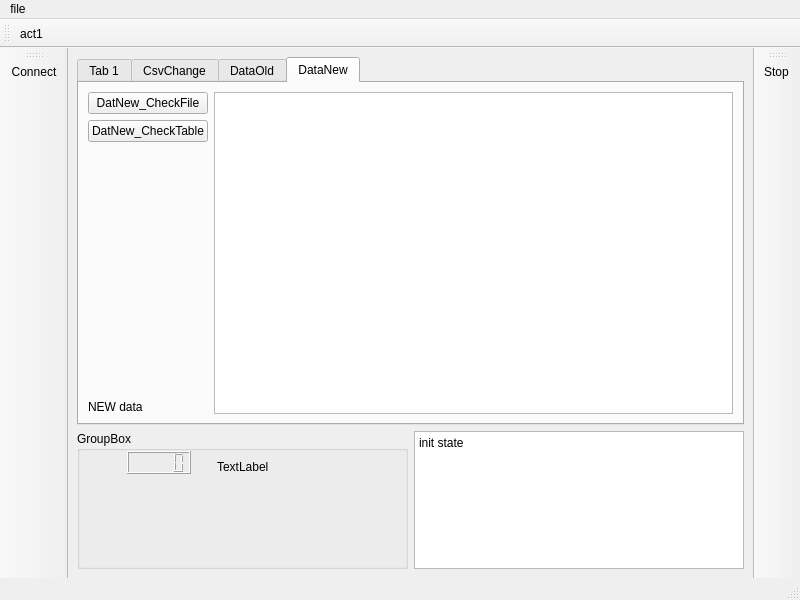
<?xml version="1.0" encoding="UTF-8"?>
<ui version="4.0">
 <class>MainWindow</class>
 <widget class="QMainWindow" name="MainWindow">
  <property name="geometry">
   <rect>
    <x>0</x>
    <y>0</y>
    <width>800</width>
    <height>600</height>
   </rect>
  </property>
  <property name="windowTitle">
   <string>MainWindow</string>
  </property>
  <widget class="QWidget" name="centralwidget">
   <property name="sizePolicy">
    <sizepolicy hsizetype="Preferred" vsizetype="Preferred">
     <horstretch>11</horstretch>
     <verstretch>11</verstretch>
    </sizepolicy>
   </property>
   <property name="minimumSize">
    <size>
     <width>11</width>
     <height>11</height>
    </size>
   </property>
   <layout class="QGridLayout" name="gridLayout_4">
    <item row="1" column="0">
     <layout class="QGridLayout" name="gridLayout_3" rowstretch="0" columnstretch="0,0">
      <property name="sizeConstraint">
       <enum>QLayout::SetFixedSize</enum>
      </property>
      <property name="topMargin">
       <number>0</number>
      </property>
      <property name="bottomMargin">
       <number>0</number>
      </property>
      <property name="verticalSpacing">
       <number>4</number>
      </property>
      <item row="0" column="1">
       <widget class="QTextEdit" name="textEdit">
        <property name="sizePolicy">
         <sizepolicy hsizetype="Expanding" vsizetype="Minimum">
          <horstretch>0</horstretch>
          <verstretch>0</verstretch>
         </sizepolicy>
        </property>
        <property name="minimumSize">
         <size>
          <width>6</width>
          <height>50</height>
         </size>
        </property>
        <property name="maximumSize">
         <size>
          <width>16777215</width>
          <height>150</height>
         </size>
        </property>
        <property name="html">
         <string>&lt;!DOCTYPE HTML PUBLIC &quot;-//W3C//DTD HTML 4.0//EN&quot; &quot;http://www.w3.org/TR/REC-html40/strict.dtd&quot;&gt;
&lt;html&gt;&lt;head&gt;&lt;meta name=&quot;qrichtext&quot; content=&quot;1&quot; /&gt;&lt;style type=&quot;text/css&quot;&gt;
p, li { white-space: pre-wrap; }
&lt;/style&gt;&lt;/head&gt;&lt;body style=&quot; font-family:'SimSun'; font-size:9pt; font-weight:400; font-style:normal;&quot;&gt;
&lt;p style=&quot; margin-top:0px; margin-bottom:0px; margin-left:0px; margin-right:0px; -qt-block-indent:0; text-indent:0px;&quot;&gt;init state&lt;/p&gt;&lt;/body&gt;&lt;/html&gt;</string>
        </property>
       </widget>
      </item>
      <item row="0" column="0">
       <widget class="QGroupBox" name="groupBox">
        <property name="sizePolicy">
         <sizepolicy hsizetype="MinimumExpanding" vsizetype="MinimumExpanding">
          <horstretch>0</horstretch>
          <verstretch>0</verstretch>
         </sizepolicy>
        </property>
        <property name="minimumSize">
         <size>
          <width>100</width>
          <height>50</height>
         </size>
        </property>
        <property name="maximumSize">
         <size>
          <width>450</width>
          <height>200</height>
         </size>
        </property>
        <property name="title">
         <string>GroupBox</string>
        </property>
        <widget class="QLCDNumber" name="lcdNumber">
         <property name="geometry">
          <rect>
           <x>50</x>
           <y>20</y>
           <width>64</width>
           <height>23</height>
          </rect>
         </property>
        </widget>
        <widget class="QLabel" name="label">
         <property name="geometry">
          <rect>
           <x>140</x>
           <y>30</y>
           <width>54</width>
           <height>12</height>
          </rect>
         </property>
         <property name="text">
          <string>TextLabel</string>
         </property>
        </widget>
       </widget>
      </item>
     </layout>
    </item>
    <item row="0" column="0">
     <layout class="QGridLayout" name="gridLayout_2">
      <property name="leftMargin">
       <number>0</number>
      </property>
      <property name="topMargin">
       <number>0</number>
      </property>
      <property name="verticalSpacing">
       <number>30</number>
      </property>
      <item row="0" column="0" rowspan="2">
       <widget class="QTabWidget" name="tabWidget">
        <property name="sizePolicy">
         <sizepolicy hsizetype="Expanding" vsizetype="Expanding">
          <horstretch>0</horstretch>
          <verstretch>0</verstretch>
         </sizepolicy>
        </property>
        <property name="minimumSize">
         <size>
          <width>0</width>
          <height>100</height>
         </size>
        </property>
        <property name="currentIndex">
         <number>3</number>
        </property>
        <widget class="QWidget" name="tab1_Rsv">
         <property name="sizePolicy">
          <sizepolicy hsizetype="Expanding" vsizetype="Expanding">
           <horstretch>0</horstretch>
           <verstretch>0</verstretch>
          </sizepolicy>
         </property>
         <property name="minimumSize">
          <size>
           <width>0</width>
           <height>350</height>
          </size>
         </property>
         <attribute name="title">
          <string>Tab 1</string>
         </attribute>
         <widget class="QPushButton" name="pb_test1">
          <property name="geometry">
           <rect>
            <x>80</x>
            <y>70</y>
            <width>141</width>
            <height>41</height>
           </rect>
          </property>
          <property name="text">
           <string>pb_test1</string>
          </property>
         </widget>
         <widget class="QPushButton" name="pb_test2">
          <property name="geometry">
           <rect>
            <x>80</x>
            <y>120</y>
            <width>141</width>
            <height>41</height>
           </rect>
          </property>
          <property name="text">
           <string>pb_test2</string>
          </property>
         </widget>
        </widget>
        <widget class="QWidget" name="tab_2_CsvChange">
         <property name="sizePolicy">
          <sizepolicy hsizetype="Expanding" vsizetype="Expanding">
           <horstretch>0</horstretch>
           <verstretch>0</verstretch>
          </sizepolicy>
         </property>
         <property name="minimumSize">
          <size>
           <width>0</width>
           <height>350</height>
          </size>
         </property>
         <attribute name="title">
          <string>CsvChange</string>
         </attribute>
         <layout class="QGridLayout" name="gridLayout">
          <item row="0" column="1" rowspan="5">
           <widget class="QTableWidget" name="tableWidget">
            <property name="enabled">
             <bool>true</bool>
            </property>
            <property name="sizePolicy">
             <sizepolicy hsizetype="Expanding" vsizetype="Expanding">
              <horstretch>0</horstretch>
              <verstretch>0</verstretch>
             </sizepolicy>
            </property>
            <property name="minimumSize">
             <size>
              <width>100</width>
              <height>100</height>
             </size>
            </property>
            <row>
             <property name="text">
              <string>U2-00</string>
             </property>
            </row>
            <row>
             <property name="text">
              <string>U2-01</string>
             </property>
            </row>
            <row>
             <property name="text">
              <string>U2-03</string>
             </property>
            </row>
            <row>
             <property name="text">
              <string>U2-04</string>
             </property>
            </row>
            <column>
             <property name="text">
              <string>Rsv</string>
             </property>
            </column>
            <column>
             <property name="text">
              <string>set1: u2int</string>
             </property>
            </column>
            <column>
             <property name="text">
              <string>Plot</string>
             </property>
            </column>
            <item row="0" column="1">
             <property name="text">
              <string/>
             </property>
            </item>
            <item row="1" column="1">
             <property name="text">
              <string/>
             </property>
            </item>
           </widget>
          </item>
          <item row="0" column="0">
           <widget class="QPushButton" name="pb_CsvChg_LoadXls">
            <property name="maximumSize">
             <size>
              <width>100</width>
              <height>16777215</height>
             </size>
            </property>
            <property name="layoutDirection">
             <enum>Qt::LeftToRight</enum>
            </property>
            <property name="text">
             <string>LoadXls</string>
            </property>
           </widget>
          </item>
          <item row="1" column="0">
           <widget class="QPushButton" name="pb_CsvChg_Change">
            <property name="enabled">
             <bool>true</bool>
            </property>
            <property name="maximumSize">
             <size>
              <width>100</width>
              <height>16777215</height>
             </size>
            </property>
            <property name="text">
             <string>ChangeFile</string>
            </property>
           </widget>
          </item>
          <item row="2" column="0">
           <widget class="QPushButton" name="pb_CsvChg_setAllto1">
            <property name="maximumSize">
             <size>
              <width>100</width>
              <height>16777215</height>
             </size>
            </property>
            <property name="text">
             <string>setAllto1</string>
            </property>
           </widget>
          </item>
          <item row="3" column="0">
           <widget class="QPushButton" name="pb_test">
            <property name="maximumSize">
             <size>
              <width>100</width>
              <height>16777215</height>
             </size>
            </property>
            <property name="text">
             <string>pb_test</string>
            </property>
           </widget>
          </item>
         </layout>
        </widget>
        <widget class="QWidget" name="tab_3_DatOld">
         <attribute name="title">
          <string>DataOld</string>
         </attribute>
         <layout class="QGridLayout" name="gridLayout_5">
          <item row="0" column="0">
           <widget class="QPushButton" name="pb_DatOld_checkFile">
            <property name="maximumSize">
             <size>
              <width>150</width>
              <height>16777215</height>
             </size>
            </property>
            <property name="text">
             <string>DatOld_CheckFile</string>
            </property>
           </widget>
          </item>
          <item row="0" column="3" rowspan="4">
           <widget class="QListWidget" name="listWidget_DatOld"/>
          </item>
          <item row="1" column="0">
           <widget class="QPushButton" name="pb_DatOld_checkTable">
            <property name="maximumSize">
             <size>
              <width>150</width>
              <height>16777215</height>
             </size>
            </property>
            <property name="text">
             <string>DatOld_CheckTable</string>
            </property>
           </widget>
          </item>
          <item row="3" column="0">
           <widget class="QLabel" name="label_2">
            <property name="maximumSize">
             <size>
              <width>60</width>
              <height>20</height>
             </size>
            </property>
            <property name="text">
             <string>OLD data</string>
            </property>
           </widget>
          </item>
         </layout>
        </widget>
        <widget class="QWidget" name="tab_4_DatNew">
         <attribute name="title">
          <string>DataNew</string>
         </attribute>
         <layout class="QGridLayout" name="gridLayout_6">
          <item row="0" column="0">
           <widget class="QPushButton" name="pb_DatNew_checkFile">
            <property name="maximumSize">
             <size>
              <width>150</width>
              <height>16777215</height>
             </size>
            </property>
            <property name="text">
             <string>DatNew_CheckFile</string>
            </property>
           </widget>
          </item>
          <item row="0" column="1" rowspan="4">
           <widget class="QListWidget" name="listWidget_DatNew"/>
          </item>
          <item row="1" column="0">
           <widget class="QPushButton" name="pb_DatNew_checkTable">
            <property name="maximumSize">
             <size>
              <width>150</width>
              <height>16777215</height>
             </size>
            </property>
            <property name="text">
             <string>DatNew_CheckTable</string>
            </property>
           </widget>
          </item>
          <item row="3" column="0">
           <widget class="QLabel" name="label_DatNew">
            <property name="maximumSize">
             <size>
              <width>80</width>
              <height>15</height>
             </size>
            </property>
            <property name="text">
             <string>NEW data</string>
            </property>
           </widget>
          </item>
         </layout>
        </widget>
       </widget>
      </item>
     </layout>
    </item>
   </layout>
  </widget>
  <widget class="QMenuBar" name="menubar">
   <property name="geometry">
    <rect>
     <x>0</x>
     <y>0</y>
     <width>800</width>
     <height>23</height>
    </rect>
   </property>
   <widget class="QMenu" name="menufile">
    <property name="title">
     <string>file</string>
    </property>
    <addaction name="actionfunction1"/>
   </widget>
   <addaction name="menufile"/>
  </widget>
  <widget class="QStatusBar" name="statusBar"/>
  <widget class="QToolBar" name="toolBar">
   <property name="windowTitle">
    <string>toolBar</string>
   </property>
   <attribute name="toolBarArea">
    <enum>TopToolBarArea</enum>
   </attribute>
   <attribute name="toolBarBreak">
    <bool>false</bool>
   </attribute>
   <addaction name="actionact1"/>
  </widget>
  <widget class="QToolBar" name="toolBar_2">
   <property name="windowTitle">
    <string>toolBar_2</string>
   </property>
   <attribute name="toolBarArea">
    <enum>LeftToolBarArea</enum>
   </attribute>
   <attribute name="toolBarBreak">
    <bool>false</bool>
   </attribute>
   <addaction name="actionConnect"/>
  </widget>
  <widget class="QToolBar" name="toolBar_3">
   <property name="windowTitle">
    <string>toolBar_3</string>
   </property>
   <attribute name="toolBarArea">
    <enum>RightToolBarArea</enum>
   </attribute>
   <attribute name="toolBarBreak">
    <bool>false</bool>
   </attribute>
   <addaction name="actionStop"/>
  </widget>
  <action name="actionfunction1">
   <property name="text">
    <string>function1</string>
   </property>
  </action>
  <action name="actionact1">
   <property name="text">
    <string>act1</string>
   </property>
  </action>
  <action name="actionStop">
   <property name="text">
    <string>Stop</string>
   </property>
  </action>
  <action name="actionConnect">
   <property name="text">
    <string>Connect</string>
   </property>
  </action>
 </widget>
 <resources/>
 <connections/>
</ui>
